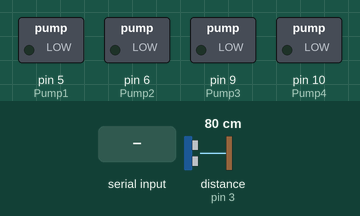
Simulated run of this sketch. Board: Arduino Uno, built with avr-gcc and run on an emulated ATmega328P. Parts: switched loads named in the sketch (green lamp = pin HIGH). Inputs (shaded band) come from the test bench; at power-on: distance to the obstacle (sensor on pin 3) 80 cm. The echo pulse lasts 58.3 µs per cm; pins used as bus, display or sensor lines are not drawn; what the sketch prints to the serial monitor is not drawn.

Above: at 1.2 s.
1.3 s: "P" received over the second serial link
At 2.7 s:
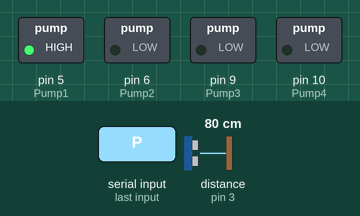
At 3.8 s:
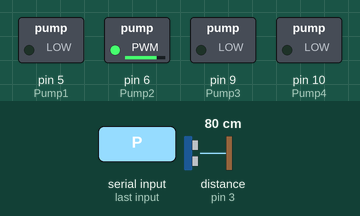
6.8 s: "E" received over the second serial link
At 8.5 s:
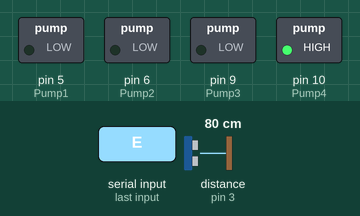
9.8 s: "S" received over the second serial link
Timing chart, 0 to 12.8 s (numbered marks = the images above; inputs shaded):
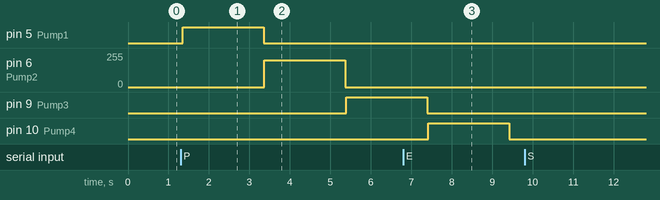

The sketch:

SmartBartender.ino
```cpp
#include <SoftwareSerial.h>

SoftwareSerial BT(12, 13);

int Pump1 = 5; //Elderflower Syrup
int Pump2 = 6; //Sparkling Water
int Pump3 = 9; //Lemon Juice
int Pump4 = 10; //Mint Syrup

//HC-SR04 ultrasonic sensor pins
int trigPin = 11;
int echoPin = 3;

long duration;
int distance;

char state;

void runPump(int pumpPin, int pwm, int duration, const char* pumpName)
{
    BT.print(pumpName);
    BT.println(" ON");

    analogWrite(pumpPin, pwm);
    delay(duration);

    analogWrite(pumpPin, 0);

    BT.print(pumpName);
    BT.println(" OFF");
}

//Measure distance between sensor and glass
int getDistance()
{
    digitalWrite(trigPin, LOW);
    delayMicroseconds(2);

    digitalWrite(trigPin, HIGH);
    delayMicroseconds(10);

    digitalWrite(trigPin, LOW);

    duration = pulseIn(echoPin, HIGH);

    distance = duration * 0.034 / 2;

    return distance;
}

void primePumps()
{
    BT.println("PUMPING PUMPS");

    // Pump1 - Elderflower Syrup
    runPump(Pump1, 255, 2000, "Pump1");

    // Pump2 - Sparkling Water
    runPump(Pump2, 200, 2000, "Pump2");

    // Pump3 - Lemon Juice
    runPump(Pump3, 255, 2000, "Pump3");

    // Pump4 - Mint Syrup
    runPump(Pump4, 255, 2000, "Pump4");

    BT.println("PUMPING PUMPS COMPLETED!");

    state = 0;
}

bool isGlassDetected()
{
    int glassDistance = getDistance();

    if(glassDistance > 15)
    {
        Serial.println("No glass detected!");
        state = 0;
        return false;
    }

    return true;
}

void setup()
{
    Serial.begin(9600);

    BT.begin(9600);

    pinMode(Pump1, OUTPUT);
    pinMode(Pump2, OUTPUT);
    pinMode(Pump3, OUTPUT);
    pinMode(Pump4, OUTPUT);

    pinMode(trigPin, OUTPUT);
    pinMode(echoPin, INPUT);

    analogWrite(Pump1, 0);
    analogWrite(Pump2, 0);
    analogWrite(Pump3, 0);
    analogWrite(Pump4, 0);

    BT.println("Bluetooth connected!");
}

void loop()
{
    if(BT.available() > 0)
    {
        state = BT.read();

        BT.print("Received command: ");
        BT.println(state);
    }

    //Pumping Pumps
    if(state == 'P')
    {
        primePumps();
    }

    // Elderflower Soda
    if(state == 'E')
    {
        if(!isGlassDetected())
            return;

        BT.println("Preparing Elderflower Soda");

        //Elderflower Syrup
        runPump(Pump1, 255, 2500, "Pump1");
        delay(500);

        //Sparkling Water
        runPump(Pump2, 200, 11000, "Pump2");
        delay(500);

        //Lemon Juice
        runPump(Pump3, 255, 2000, "Pump3");

        BT.println("Elderflower Soda completed!");

        state = 0;
    }

    // Hugo Mocktail
    if(state == 'H')
    {
        if(!isGlassDetected())
            return;

        BT.println("Preparing Hugo Mocktail");

        //Elderflower Syrup
        runPump(Pump1, 255, 2000, "Pump1");
        delay(500);

        //Sparkling Water
        runPump(Pump2, 200, 11000, "Pump2");
        delay(500);

        //Lemon Juice
        runPump(Pump3, 255, 2000, "Pump3");
        delay(500);

        //Mint Syrup
        runPump(Pump4, 255, 1500, "Pump4");

        BT.println("Hugo Mocktail completed!");

        state = 0;
    }

    // Mint Lemonade
    if(state == 'M')
    {
        if(!isGlassDetected())
            return;

        BT.println("Preparing Mint Lemonade");

        //Lemon Juice
        runPump(Pump3, 255, 3000, "Pump3");
        delay(500);

        //Sparkling Water
        runPump(Pump2, 200, 12000, "Pump2");
        delay(500);

        //Mint Syrup
        runPump(Pump4, 255, 1500, "Pump4");
        delay(500);

        BT.println("Mint Lemonade completed!");

        state = 0;
    }

    // Green Soda
    if(state == 'G')
    {
        if(!isGlassDetected())
            return;

        BT.println("Preparing Green Soda");

        //Mint Syrup
        runPump(Pump4, 255, 2500, "Pump4");

        //Sparkling Water
        runPump(Pump2, 200, 13000, "Pump2");
        delay(500);

        BT.println("Green Soda completed!");

        state = 0;
    }

    // Manual Pump1
    if(state == '1')
    {
        if(!isGlassDetected())
            return;

        BT.println("Manual Pump1");

        runPump(Pump1, 255, 2000, "Pump1");

        state = 0;

        BT.println("Pump 1 completed.");
    }

    // Manual Pump2
    if(state == '2')
    {
       if(!isGlassDetected())
            return;

        BT.println("Manual Pump2");

        runPump(Pump2, 200, 2000, "Pump2");

        state = 0;

        BT.println("Pump 2 completed.");
    }

    // Manual Pump3
    if(state == '3')
    {
        if(!isGlassDetected())
            return;

        BT.println("Manual Pump3");

        runPump(Pump3, 255, 2000, "Pump3");

        state = 0;

        BT.println("Pump 3 completed.");
    }

    // Manual Pump4
    if(state == '4')
    {
        if(!isGlassDetected())
            return;

        BT.println("Manual Pump4");

        runPump(Pump4, 255, 2000, "Pump4");

        state = 0;

        BT.println("Pump 4 completed.");
    }

    //Stop All Pumps
    if(state == 'S')
    {
        BT.println("STOP ALL PUMPS");

        analogWrite(Pump1, 0);
        Serial.println("Pump1 OFF");
        analogWrite(Pump2, 0);
        Serial.println("Pump2 OFF");
        analogWrite(Pump3, 0);
        Serial.println("Pump3 OFF");
        analogWrite(Pump4, 0);
        Serial.println("Pump4 OFF");

        state = 0;

        BT.println("STOP ALL PUMPS COMPLETED");
    }
}
```

Measured:
- after the input at 1.3 s, pin 5 (Pump1): LOW → HIGH after 0.05 s, → LOW 2.0 s later; pin 6 (Pump2): 0/255 → 200/255 after 2.1 s, → 0/255 2.0 s later; pin 9 (Pump3): LOW → HIGH after 4.1 s
- after the input at 9.8 s, every drawn part: stays the same
